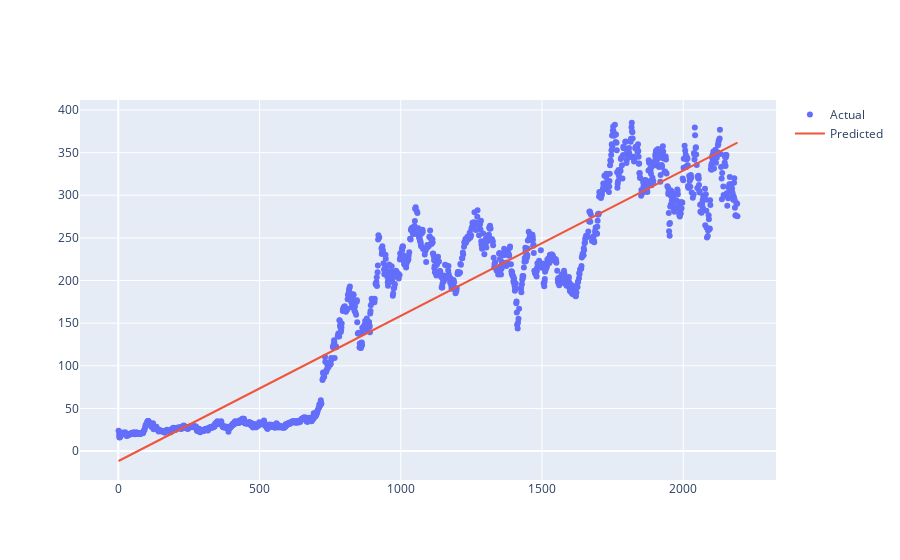

Notebook cell for this chart:
### Code cell
iplot(plot2)

### Figure 1 — Plotly figure (JSON) as saved in the notebook; plotly's stock layout.template omitted (floating-point values rounded to 4 significant figures; data arrays with more than 128 entries replaced by an {"elided": "..."} marker saying what was removed)
{"data": [{"mode": "markers", "name": "Actual", "type": "scatter", "x": {"elided": "1535 int values"}, "y": {"elided": "1535 float values"}}, {"mode": "lines", "name": "Predicted", "type": "scatter", "x": {"elided": "1535 int values"}, "y": {"elided": "1535 float values"}}], "layout": {}}
